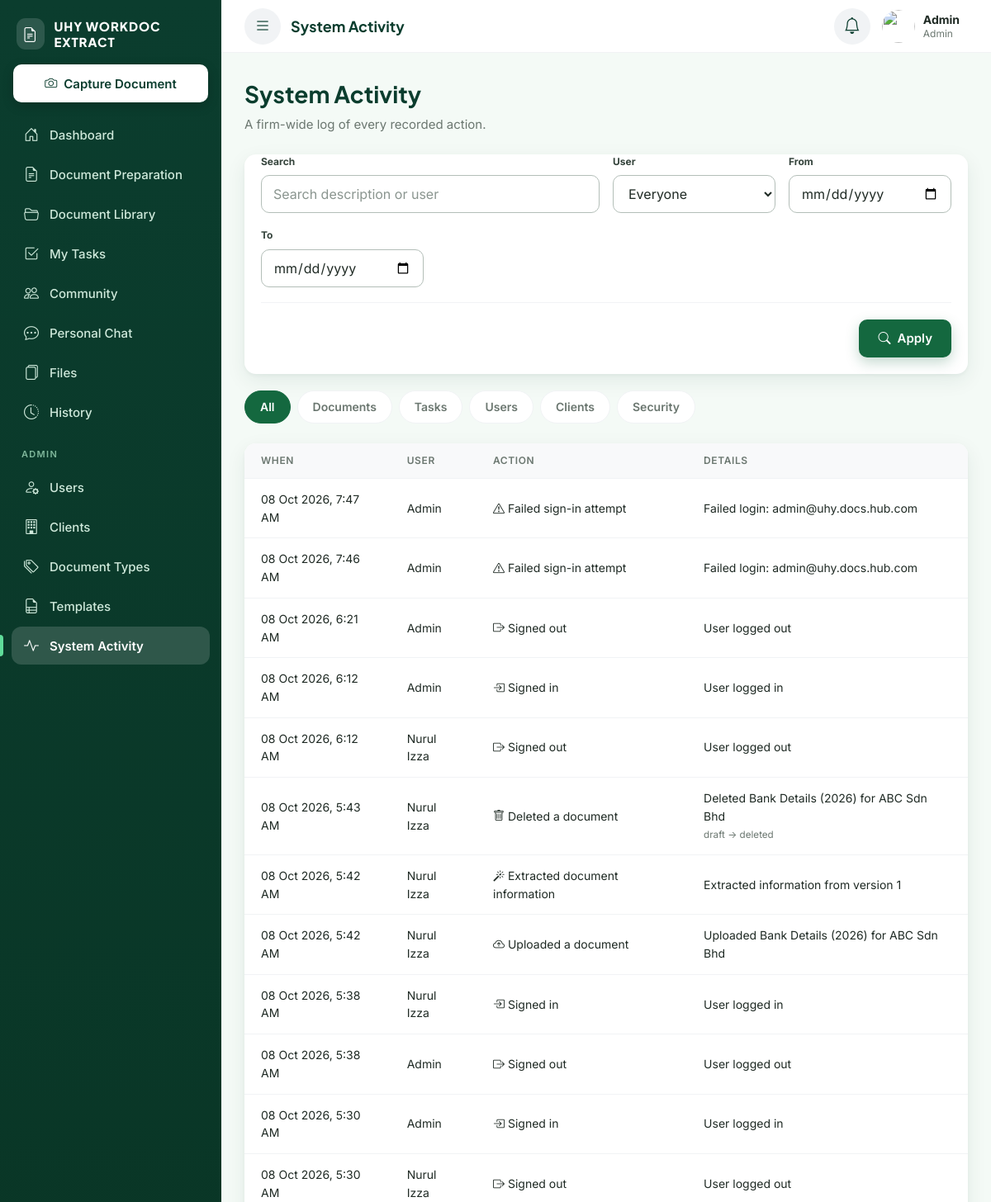
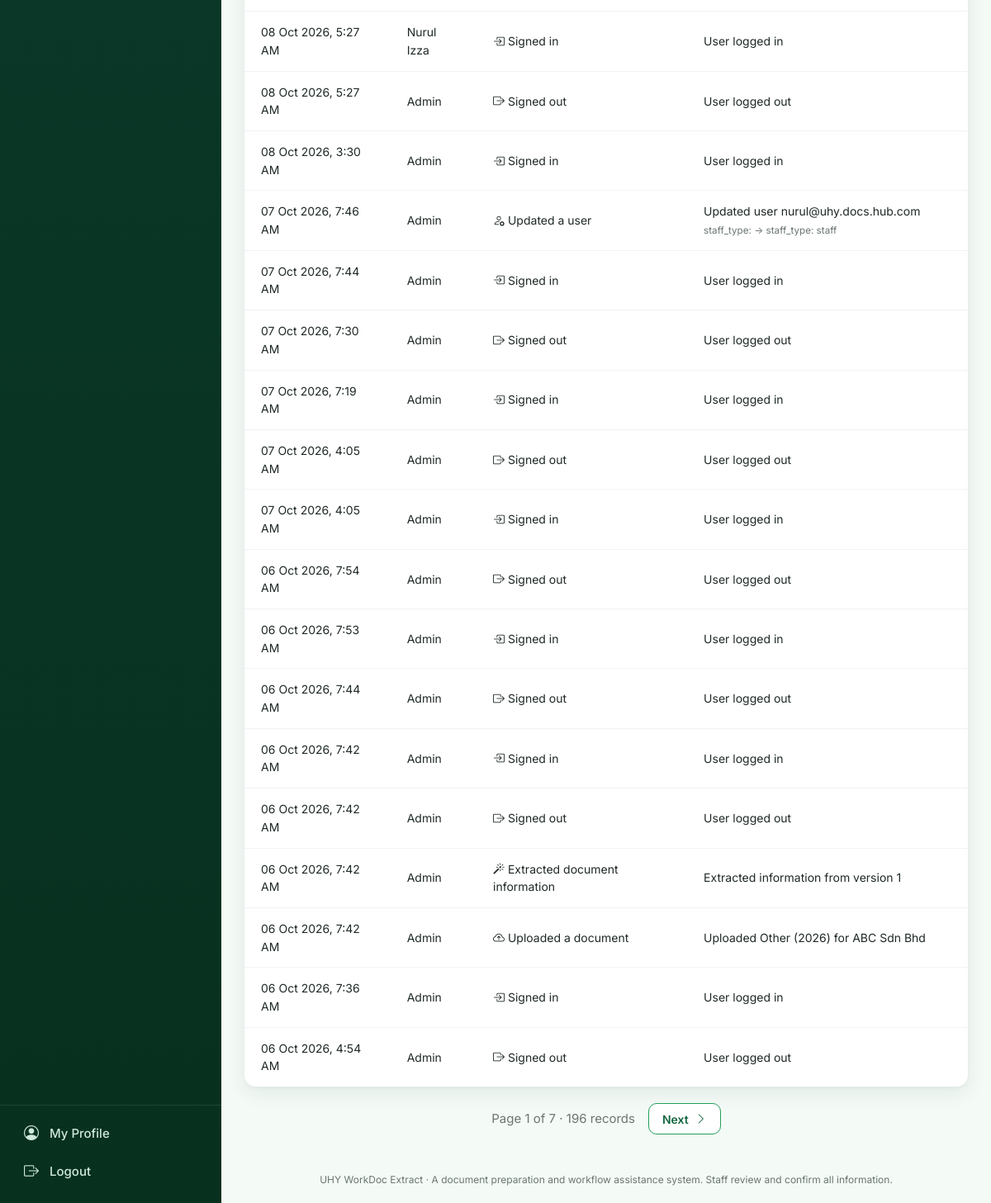
The page /admin/activity/index.php (signed in) on the database its author committed (2 pictures, top to bottom).
### tables this page shows
CREATE TABLE `users` (
  `user_id` int(10) UNSIGNED NOT NULL,
  `name` varchar(120) NOT NULL,
  `username` varchar(50) NOT NULL,
  `email` varchar(150) NOT NULL,
  `password` varchar(255) NOT NULL,
  `role` enum('admin','staff') NOT NULL DEFAULT 'staff',
  `staff_type` enum('staff','contract','intern') DEFAULT NULL,
  `department` varchar(50) DEFAULT NULL,
  `avatar_path` varchar(255) DEFAULT NULL,
  `status` enum('active','inactive') NOT NULL DEFAULT 'active',
  `must_change_password` tinyint(1) NOT NULL DEFAULT 1,
  `last_login_at` datetime DEFAULT NULL,
  `created_at` timestamp NOT NULL DEFAULT current_timestamp(),
  `updated_at` timestamp NOT NULL DEFAULT current_timestamp() ON UPDATE current_timestamp()
);

CREATE TABLE `audit_logs` (
  `log_id` bigint(20) UNSIGNED NOT NULL,
  `user_id` int(10) UNSIGNED DEFAULT NULL,
  `action` varchar(60) NOT NULL,
  `entity_type` varchar(50) DEFAULT NULL,
  `entity_id` bigint(20) UNSIGNED DEFAULT NULL,
  `description` varchar(255) DEFAULT NULL,
  `old_value` text DEFAULT NULL,
  `new_value` text DEFAULT NULL,
  `ip_address` varchar(45) DEFAULT NULL,
  `created_at` timestamp NOT NULL DEFAULT current_timestamp()
);

### includes/functions.php (called while the page is built, shortened)
<?php
function e(?string $value): string
{
    return htmlspecialchars((string)$value, ENT_QUOTES, 'UTF-8');
}
function url(string $path = ''): string
{
    return BASE_URL . '/' . ltrim($path, '/');
}

### config/database.php (called while the page is built, shortened)
<?php
function db(): PDO
{
    static $pdo = null;
    if ($pdo === null) {
        try {
            $pdo = new PDO(
                'mysql:host=' . DB_HOST . ';dbname=' . DB_NAME . ';charset=utf8mb4',
                DB_USER,
                DB_PASS,
                [
                    PDO::ATTR_ERRMODE            => PDO::ERRMODE_EXCEPTION,
                    PDO::ATTR_DEFAULT_FETCH_MODE => PDO::FETCH_ASSOC,
                    PDO::ATTR_EMULATE_PREPARES   => false,
                    PDO::MYSQL_ATTR_INIT_COMMAND => "SET time_zone = '+08:00'",
                ]
            );
        } catch (PDOException $e) {
            error_log('DB connection failed: ' . $e->getMessage());
            http_response_code(500);
            exit(APP_DEBUG
                ? 'Database connection failed: ' . htmlspecialchars($e->getMessage())
                : 'The system is temporarily unavailable.');
        }
    }
    return $pdo;
}

### includes/auth.php (called while the page is built, shortened)
<?php
function current_user(): ?array
{
    static $user = null;
    static $loaded = false;
    if ($loaded) {
        return $user;
    }
    $stmt = db()->prepare(
        'SELECT user_id, name, username, email, role, staff_type, department, status, must_change_password, avatar_path
         FROM users WHERE user_id = ? LIMIT 1'
    );
    $stmt->execute([$_SESSION['user_id']]);
    $row = $stmt->fetch();
    $user = $row;
    return $user;
}
function require_login(bool $allowPasswordChange = false): array
{
    $user = current_user();
    return $user;
}

### includes/permissions.php (called while the page is built, shortened)
<?php
function require_permission(string $permission): array
{
    $user = require_login();
    return $user;
}

### services/ActivityService.php (called while the page is built, shortened)
<?php
class ActivityService
{
    public static function categories(): array
    {
        return [
            'all'      => ['label' => 'All',       'actions' => null],
            'documents'=> ['label' => 'Documents',  'actions' => ['document_uploaded', 'document_version_saved', 'document_submitted', 'document_approved', 'document_returned', 'document_deleted', 'document_restored', 'ocr_run', 'comparison_run']],
            'tasks'    => ['label' => 'Tasks',      'actions' => ['task_status_changed']],
            'users'    => ['label' => 'Users',      'actions' => ['user_created', 'user_updated', 'user_activated', 'user_deactivated', 'password_reset', 'password_changed']],
            'clients'  => ['label' => 'Clients',    'actions' => ['client_created', 'client_updated', 'client_activated', 'client_deactivated']],
            'security' => ['label' => 'Security',   'actions' => ['login', 'logout', 'login_failed', 'login_blocked', 'login_locked']],
        ];
    }
    public static function actionMeta(string $action): array
    {
        $map = [
            'login' => ['Signed in', 'bi-box-arrow-in-right'],
            'logout' => ['Signed out', 'bi-box-arrow-right'],
            'login_failed' => ['Failed sign-in attempt', 'bi-exclamation-triangle'],
            'login_blocked' => ['Sign-in blocked (inactive account)', 'bi-slash-circle'],
            'login_locked' => ['Sign-in locked (too many attempts)', 'bi-lock'],
            'password_changed' => ['Changed password', 'bi-key'],
            'password_reset' => ['Password reset', 'bi-key'],
            'user_created' => ['Created a user', 'bi-person-plus'],
            'user_updated' => ['Updated a user', 'bi-person-gear'],
            'user_activated' => ['Activated a user', 'bi-person-check'],
            'user_deactivated' => ['Deactivated a user', 'bi-person-x'],
            'client_created' => ['Added a client', 'bi-building-add'],
            'client_updated' => ['Updated a client', 'bi-building'],
            'client_activated' => ['Activated a client', 'bi-building-check'],
            'client_deactivated' => ['Deactivated a client', 'bi-building-slash'],
            'document_type_created' => ['Created a document type', 'bi-tag'],
            'document_type_updated' => ['Updated a document type', 'bi-tag'],
            'document_uploaded' => ['Uploaded a document', 'bi-cloud-arrow-up'],
            'ocr_run' => ['Extracted document information', 'bi-magic'],
            'comparison_run' => ['Compared document information', 'bi-arrow-left-right'],
            'document_version_saved' => ['Saved a document version', 'bi-save'],
            'document_submitted' => ['Submitted a document for review', 'bi-send-check'],
            'document_approved' => ['Approved a document', 'bi-check2-circle'],
            'document_returned' => ['Returned a document for changes', 'bi-arrow-return-left'],
            'document_deleted' => ['Deleted a document', 'bi-trash'],
            'document_restored' => ['Restored a document', 'bi-arrow-counterclockwise'],
            'file_downloaded' => ['Downloaded a file', 'bi-download'],
            'task_status_changed' => ['Updated a task', 'bi-check2-square'],
        ];
        return $map[$action] ?? [ucfirst(str_replace('_', ' ', $action)), 'bi-activity'];
    }
    private static function where(?int $userId, string $category, string $q, string $from, string $to): array
    {
        $sql = ' WHERE 1=1';
        $p = [];
        $cat = self::categories()[$category] ?? null;
        return [$sql, $p];
    }
    public static function search(?int $userId, string $category, string $q, string $from, string $to, int $limit, int $offset): array
    {
        [$where, $p] = self::where($userId, $category, $q, $from, $to);
        $stmt = db()->prepare(
            'SELECT a.*, u.name AS user_name FROM audit_logs a LEFT JOIN users u ON u.user_id = a.user_id'
            . $where . ' ORDER BY a.log_id DESC LIMIT ' . (int)$limit . ' OFFSET ' . (int)$offset
        );
        $stmt->execute($p);
        return $stmt->fetchAll();
    }
    public static function count(?int $userId, string $category, string $q, string $from, string $to): int
    {
        [$where, $p] = self::where($userId, $category, $q, $from, $to);
        $stmt = db()->prepare('SELECT COUNT(*) FROM audit_logs a LEFT JOIN users u ON u.user_id = a.user_id' . $where);
        $stmt->execute($p);
        return (int)$stmt->fetchColumn();
    }
}

### admin/activity/index.php (the view, shortened to what this page needs)
<?php
require_once __DIR__ . '/../../includes/bootstrap.php';
require_once __DIR__ . '/../../services/ActivityService.php';
$admin = require_permission('admin.activity');
$category = array_key_exists($_GET['category'] ?? '', ActivityService::categories()) ? $_GET['category'] : 'all';
$q        = trim($_GET['q'] ?? '');
$staffId  = (int)($_GET['staff'] ?? 0);
$date     = fn(string $v): string => preg_match('/^\d{4}-\d{2}-\d{2}$/', $v) ? $v : '';
$from     = $date((string)($_GET['from'] ?? ''));
$to       = $date((string)($_GET['to'] ?? ''));
$viewerId = $staffId > 0 ? $staffId : null;
$perPage = 30;
$total   = ActivityService::count($viewerId, $category, $q, $from, $to);
$pages   = max(1, (int)ceil($total / $perPage));
$page    = min(max(1, (int)($_GET['page'] ?? 1)), $pages);
$items   = ActivityService::search($viewerId, $category, $q, $from, $to, $perPage, ($page - 1) * $perPage);
$link = function (array $extra) use ($category, $q, $staffId, $from, $to): string {
    $params = array_filter(array_merge(['category' => $category, 'q' => $q, 'staff' => $staffId ?: '', 'from' => $from, 'to' => $to], $extra), fn($v) => $v !== '' && $v !== null);
    return url('admin/activity/index.php' . ($params ? '?' . http_build_query($params) : ''));
};
$pageTitle = 'System Activity';
require __DIR__ . '/../../includes/header.php';
?>
<div class="df-page-header">
    <div>
        <h1>System Activity</h1>
        <p class="df-page-sub">A firm-wide log of every recorded action.</p>
    </div>
</div>
<form method="get" class="df-filters-form df-card" style="margin-bottom:20px">
    <div class="df-filter-grid">
        <div class="df-field df-filter-wide">
            <label class="df-label" for="q">Search</label>
            <input class="df-input" type="search" id="q" name="q" value="<?= e($q) ?>" placeholder="Search description or user">
        </div>
        <div class="df-field">
            <label class="df-label" for="staff">User</label>
            <select class="df-input" id="staff" name="staff">
                <option value="">Everyone</option>
            </select>
        </div>
        <div class="df-field">
            <label class="df-label" for="from">From</label>
            <input class="df-input" type="date" id="from" name="from" value="<?= e($from) ?>">
        </div>
        <div class="df-field">
            <label class="df-label" for="to">To</label>
            <input class="df-input" type="date" id="to" name="to" value="<?= e($to) ?>">
        </div>
    </div>
    <div class="df-form-actions df-filter-actions">
        <button type="submit" class="df-btn df-btn-primary"><i class="bi bi-search"></i> Apply</button>
    </div>
</form>
<div class="df-tabs">
    <?php foreach (ActivityService::categories() as $key => $cat): ?>
        <a class="df-tab<?= $category === $key ? ' is-active' : '' ?>" href="<?= e($link(['category' => $key, 'page' => ''])) ?>"><?= e($cat['label']) ?></a>
    <?php endforeach; ?>
</div>
<?php if ($items): ?>
    <div class="df-card df-card-flush">
        <div class="df-table-wrap">
            <table class="df-table df-table-cards">
                <thead><tr><th>When</th><th>User</th><th>Action</th><th>Details</th></tr></thead>
                <tbody>
                <?php foreach ($items as $a): [$label, $icon] = ActivityService::actionMeta($a['action']); ?>
                    <tr>
                        <td data-label="When"><?= e(format_datetime($a['created_at'])) ?></td>
                        <td data-label="User"><?= e($a['user_name'] ?? 'System') ?></td>
                        <td data-label="Action"><i class="bi <?= e($icon) ?>"></i> <?= e($label) ?></td>
                        <td data-label="Details">
                            <?= e($a['description'] ?? '-') ?>
                            <?php if ($a['old_value'] || $a['new_value']): ?>
                                <br><small class="df-muted"><?= e($a['old_value']) ?><?= $a['old_value'] && $a['new_value'] ? ' → ' : '' ?><?= e($a['new_value']) ?></small>
                            <?php endif; ?>
                        </td>
                    </tr>
                <?php endforeach; ?>
                </tbody>
            </table>
        </div>
    </div>
    <?php if ($pages > 1): ?>
        <div class="df-pager">
            <span class="df-muted">Page <?= $page ?> of <?= $pages ?> · <?= $total ?> records</span>
            <?php if ($page < $pages): ?><a class="df-btn df-btn-outline df-btn-sm" href="<?= e($link(['page' => $page + 1])) ?>">Next <i class="bi bi-chevron-right"></i></a><?php endif; ?>
        </div>
    <?php endif; ?>
<?php endif; ?>
<?php require __DIR__ . '/../../includes/footer.php'; ?>

### includes/header.php (shortened to what this page needs)
<?php
$user = current_user();
$pageTitle = $pageTitle ?? 'Dashboard';
?>
<!DOCTYPE html>
<html lang="en">
<head>
    <link rel="stylesheet" href="https://cdn.jsdelivr.net/npm/bootstrap-icons@1.11.3/font/bootstrap-icons.min.css">
    <link rel="stylesheet" href="<?= e(url('assets/css/style.css')) ?>">
</head>
<body class="df-app-body">
<div class="df-shell">
    <?php require __DIR__ . '/sidebar.php'; ?>
    <div class="df-main">
        <header class="df-topbar">
            <button type="button" class="df-icon-btn df-menu-btn" data-sidebar-open aria-label="Open menu">
                <i class="bi bi-list"></i>
            </button>
            <h2 class="df-topbar-title"><?= e($pageTitle) ?></h2>
            <div class="df-topbar-actions">
                <div class="df-dropdown" data-dropdown>
                    <button type="button" class="df-icon-btn" data-dropdown-toggle
                            aria-label="Notifications" aria-expanded="false">
                        <i class="bi bi-bell"></i>
                    </button>
                </div>
                <a class="df-topbar-user" href="<?= e(url('profile/index.php')) ?>">
                    <?= render_avatar($user) ?>
                    <span class="df-topbar-user-text">
                        <strong><?= e($user['name']) ?></strong>
                        <small><?= e(role_label($user)) ?></small>
                    </span>
                </a>
            </div>
        </header>
        <main class="df-content">

### rows shown on the page
users: name "Admin", role "Admin"
audit_logs: created_at "08 Oct 2026, 7:47 AM", user.name "Admin", label "Failed sign-in attempt", description "Failed login: admin@uhy.docs.hub.com"
audit_logs: created_at "08 Oct 2026, 7:46 AM", user.name "Admin", label "Failed sign-in attempt", description "Failed login: admin@uhy.docs.hub.com"
audit_logs: created_at "08 Oct 2026, 6:21 AM", user.name "Admin", label "Signed out", description "User logged out"
audit_logs: created_at "08 Oct 2026, 6:12 AM", user.name "Admin", label "Signed in", description "User logged in"
audit_logs: created_at "08 Oct 2026, 6:12 AM", user.name "Nurul Izza", label "Signed out", description "User logged out"
audit_logs: created_at "08 Oct 2026, 5:43 AM", user.name "Nurul Izza", label "Deleted a document", description "Deleted Bank Details (2026) for ABC Sdn Bhd", old_value "draft", new_value "deleted"
audit_logs: created_at "08 Oct 2026, 5:42 AM", user.name "Nurul Izza", label "Extracted document information", description "Extracted information from version 1"
audit_logs: created_at "08 Oct 2026, 5:42 AM", user.name "Nurul Izza", label "Uploaded a document", description "Uploaded Bank Details (2026) for ABC Sdn Bhd"
audit_logs: created_at "08 Oct 2026, 5:38 AM", user.name "Nurul Izza", label "Signed in", description "User logged in"
audit_logs: created_at "08 Oct 2026, 5:38 AM", user.name "Admin", label "Signed out", description "User logged out"
audit_logs: created_at "08 Oct 2026, 5:30 AM", user.name "Admin", label "Signed in", description "User logged in"
audit_logs: created_at "08 Oct 2026, 5:30 AM", user.name "Nurul Izza", label "Signed out", description "User logged out"
audit_logs: created_at "08 Oct 2026, 5:27 AM", user.name "Nurul Izza", label "Signed in", description "User logged in"
audit_logs: created_at "08 Oct 2026, 5:27 AM", user.name "Admin", label "Signed out", description "User logged out"
audit_logs: created_at "08 Oct 2026, 3:30 AM", user.name "Admin", label "Signed in", description "User logged in"
audit_logs: created_at "07 Oct 2026, 7:46 AM", user.name "Admin", label "Updated a user", description "Updated user nurul@uhy.docs.hub.com", old_value "staff_type:", new_value "staff_type: staff"
audit_logs: created_at "07 Oct 2026, 7:44 AM", user.name "Admin", label "Signed in", description "User logged in"
audit_logs: created_at "07 Oct 2026, 7:30 AM", user.name "Admin", label "Signed out", description "User logged out"
audit_logs: created_at "07 Oct 2026, 7:19 AM", user.name "Admin", label "Signed in", description "User logged in"
audit_logs: created_at "07 Oct 2026, 4:05 AM", user.name "Admin", label "Signed out", description "User logged out"
audit_logs: created_at "07 Oct 2026, 4:05 AM", user.name "Admin", label "Signed in", description "User logged in"
audit_logs: created_at "06 Oct 2026, 7:54 AM", user.name "Admin", label "Signed out", description "User logged out"
audit_logs: created_at "06 Oct 2026, 7:53 AM", user.name "Admin", label "Signed in", description "User logged in"
audit_logs: created_at "06 Oct 2026, 7:44 AM", user.name "Admin", label "Signed out", description "User logged out"
audit_logs: created_at "06 Oct 2026, 7:42 AM", user.name "Admin", label "Signed in", description "User logged in"
audit_logs: created_at "06 Oct 2026, 7:42 AM", user.name "Admin", label "Signed out", description "User logged out"
audit_logs: created_at "06 Oct 2026, 7:42 AM", user.name "Admin", label "Extracted document information", description "Extracted information from version 1"
audit_logs: created_at "06 Oct 2026, 7:42 AM", user.name "Admin", label "Uploaded a document", description "Uploaded Other (2026) for ABC Sdn Bhd"
audit_logs: created_at "06 Oct 2026, 7:36 AM", user.name "Admin", label "Signed in", description "User logged in"
audit_logs: created_at "06 Oct 2026, 4:54 AM", user.name "Admin", label "Signed out", description "User logged out"

### other values the page prints
$item['label'] "Dashboard"
$item['label'] "Document Preparation"
$item['label'] "Document Library"
$item['label'] "My Tasks"
$item['label'] "Community"
$item['label'] "Personal Chat"
$item['label'] "Files"
$item['label'] "History"
$item['label'] "Users"
$item['label'] "Clients"
$item['label'] "Document Types"
$item['label'] "Templates"
$item['label'] "System Activity"
$pageTitle "System Activity"
$cat['label'] "All"
